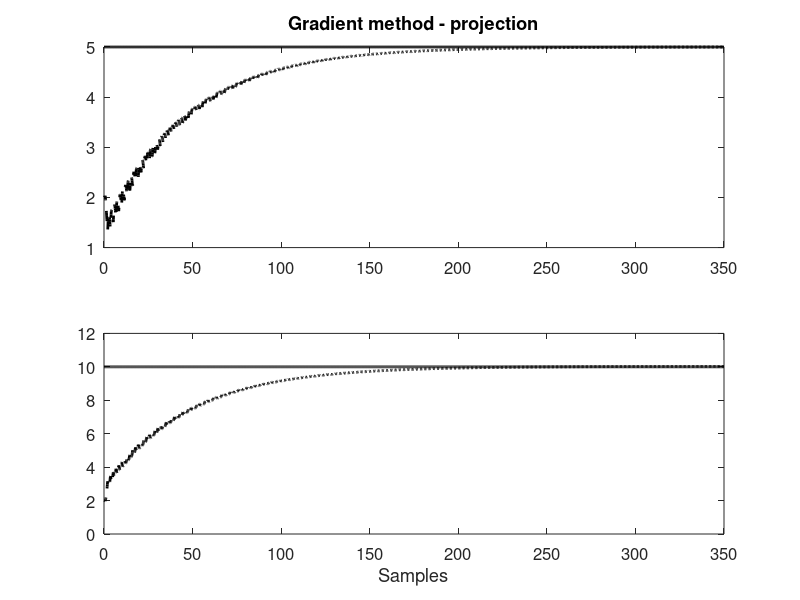

Here is the MATLAB script that generated this plot:
%script adaptado de https://edisciplinas.usp.br/course/view.php?id=81578#section-1 #

close all
clear all

%%%%%%%%%%%%%%%%%%%%%%%%%%
% dados de simulacao
% \dot{x}(t) = -ax(t)+4u(t)
% x = (b/(s+a))u, com b conhecido
%%%%%%%%%%%%%%%%%%%%%%%%%%
pkg load control;
% parâmetros nominais (ou seja, do sistema real) de onde se medirá IO
% sistema
a  = 10;
b = 5;
num = [0 b];
den = [1 a];
ftx  = tf(num,den);

% dados para simulação
N = 350;
dt = 0.1;
T = 0:dt:N;
%u = ones(1,N/dt+1);
u = 5*sin(2*T);
%Simula o sistema para a entrada u degrau unitario (saída do sistema nominal - "real")
[Y,T] = lsim(ftx,u,T);

%%%%%%%%%%%%%%%%%%%%%%%%%%%%%%%%%%%%%%%%%%%%%%%%%%%%
% algoritmo do gradiente para identificar parametros
%%%%%%%%%%%%%%%%%%%%%%%%%%%%%%%%%%%%%%%%%%%%%%%%%%%%

% parâmetros
theta(:,1)  = [2; 2];
% theta_1 = b >= 1
% theta_2 = a <= 20 && a >= -2
gamma_1 = 1.4;
gamma_2 = 4;
Gamma = [gamma_1 0; 0 gamma_2];
alpha = 1; % para o sinal de normalização ns

% z = dot(y) / Lambda
% Componentes de z com Lambda = s + 2
f_dot_y = tf([1 0],[1 2]); % s / s+2
f_phi_1 = tf([0 1],[1 2]); % 1 / s+2
f_phi_2 = tf([0 1],[1 2]); % 1 / s+2

z = lsim(f_dot_y,Y,T);
phi_1 = lsim(f_phi_1,u,T);
phi_2 = lsim(f_phi_2,-Y,T);

phi = [phi_1; phi_2];

for k = 1:N/dt
    Phi(:,k)   = [phi_1(k); phi_2(k)];
    m2          = 1 + alpha*Phi(:,k)'*Phi(:,k);
    erro(k+1)   = (z(k) - theta(:,k)'*Phi(:,k))/m2;
    
    % Projecao
    if ((theta(1,k) > 1) || ((theta(1,k) == 1) && (gamma_1 * erro(k+1) * phi_1 >= 0)))
      theta(1,k+1) = theta(1,k) + gamma_1 * dt * erro(k+1) * phi_1(k);
    elseif ((theta(1,k) == 1 && (gamma_1 * erro(k+1) * phi_1(k) < 0)))
      theta(1,k+1) = theta(1,k);
    endif

    if ((theta(2,k) > -2 && theta(2,k) < 20) || ((theta(2,k) == -2) && (gamma_2 * erro(k+1) * phi_2(k) >= 0)) || ((theta(2,k) == 20) && (gamma_2 * erro(k+1) * phi_2(k) <= 0)))
      theta(2,k+1) = theta(2,k) + gamma_2 * dt * erro(k+1) * phi_2(k);
    elseif ((theta(2,k) == -2 && (gamma_2 * erro(k+1) * phi_2(k) < 0)) || (theta(2,k) == 20 && (gamma_2 * erro(k+1) * phi_2(k) > 0)))
      theta(2,k+1) = theta(2,k);
    endif
end

subplot(2,1,1);
b_plot = b*ones(1, length(theta(1,:)));
plot(T, b_plot, 'k-', 'LineWidth', 2, T, theta(1,:), 'k--', 'LineWidth', 2);
title('Gradient method - projection');
set(gca, "fontsize", 12);
%axis([0, length(T)*dt, 0, 4]);
subplot(2,1,2);
a_plot = a*ones(1, length(theta(2,:)));
plot(T, a_plot, 'k-', 'LineWidth', 2, T, theta(2,:), 'k--', 'LineWidth', 2);
set(gca, "fontsize", 12);
%axis([0, length(T)*dt, 0, 4]);
xlabel('Samples');

